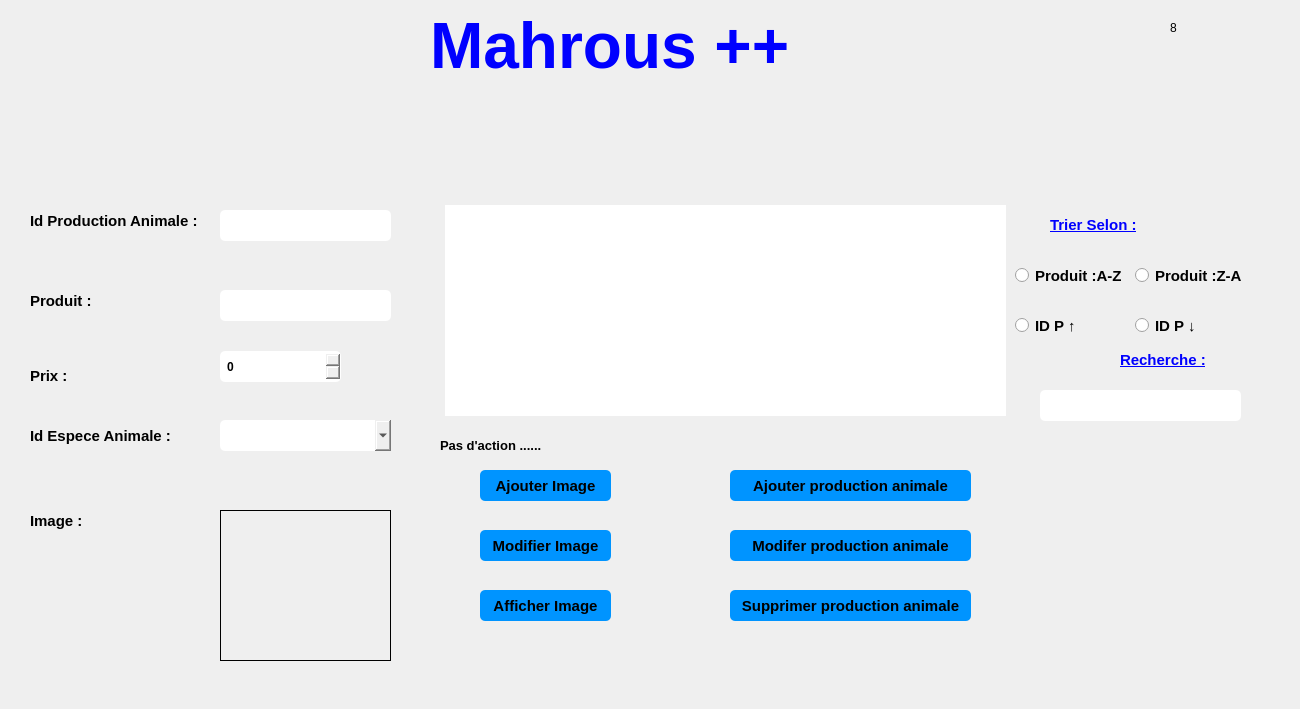
   <widget class="QWidget" name="page_9">
    <widget class="QLabel" name="label_81">
     <property name="geometry">
      <rect>
       <x>1170</x>
       <y>20</y>
       <width>16</width>
       <height>16</height>
      </rect>
     </property>
     <property name="text">
      <string>8</string>
     </property>
    </widget>
    <widget class="QPushButton" name="pushButton_83">
     <property name="geometry">
      <rect>
       <x>20</x>
       <y>160</y>
       <width>41</width>
       <height>31</height>
      </rect>
     </property>
     <property name="styleSheet">
      <string notr="true">QPushButton { border: none;image :url(A:/integration/integration final/back (5).png);}
QPushButton:hover
{
border: none;image :url(A:/integration/integration final/back (6).png);
}
</string>
     </property>
     <property name="text">
      <string/>
     </property>
    </widget>
    <widget class="QLabel" name="label_82">
     <property name="geometry">
      <rect>
       <x>440</x>
       <y>430</y>
       <width>381</width>
       <height>31</height>
      </rect>
     </property>
     <property name="font">
      <font>
       <pointsize>10</pointsize>
       <weight>75</weight>
       <bold>true</bold>
      </font>
     </property>
     <property name="text">
      <string>Pas d'action ......</string>
     </property>
    </widget>
    <widget class="QTableView" name="afficher_productionanimaux">
     <property name="geometry">
      <rect>
       <x>440</x>
       <y>200</y>
       <width>571</width>
       <height>221</height>
      </rect>
     </property>
     <property name="styleSheet">
      <string notr="true">QScrollBar:vertical {
                 background: #0094ff;
                }
                QScrollBar:horizontal {
                 background: #0094ff;
                }

QTableView  
{  
  qproperty-currentItemBackground: #cccccc;  
padding: 5px;
border-radius: 5px;

font-weight: bold;
}



</string>
     </property>
    </widget>
    <widget class="QLabel" name="label_84">
     <property name="geometry">
      <rect>
       <x>30</x>
       <y>420</y>
       <width>151</width>
       <height>31</height>
      </rect>
     </property>
     <property name="font">
      <font>
       <pointsize>11</pointsize>
       <weight>75</weight>
       <bold>true</bold>
      </font>
     </property>
     <property name="text">
      <string>Id Espece Animale :</string>
     </property>
    </widget>
    <widget class="QRadioButton" name="radioButton_35">
     <property name="geometry">
      <rect>
       <x>1130</x>
       <y>310</y>
       <width>121</width>
       <height>31</height>
      </rect>
     </property>
     <property name="font">
      <font>
       <pointsize>11</pointsize>
       <weight>75</weight>
       <bold>true</bold>
      </font>
     </property>
     <property name="styleSheet">
      <string notr="true">
padding: 5px;
border-radius: 5px;

font-weight: bold;
</string>
     </property>
     <property name="text">
      <string>ID P ↓</string>
     </property>
    </widget>
    <widget class="QLabel" name="label_85">
     <property name="geometry">
      <rect>
       <x>30</x>
       <y>510</y>
       <width>61</width>
       <height>21</height>
      </rect>
     </property>
     <property name="font">
      <font>
       <pointsize>11</pointsize>
       <weight>75</weight>
       <bold>true</bold>
      </font>
     </property>
     <property name="text">
      <string>Image :</string>
     </property>
    </widget>
    <widget class="QPushButton" name="pushButton_84">
     <property name="geometry">
      <rect>
       <x>1050</x>
       <y>350</y>
       <width>51</width>
       <height>31</height>
      </rect>
     </property>
     <property name="font">
      <font>
       <pointsize>11</pointsize>
       <weight>75</weight>
       <bold>true</bold>
      </font>
     </property>
     <property name="styleSheet">
      <string notr="true">QPushButton { border: none;image :url(C:/Users/ASUS/Downloads/loupe.png);}
</string>
     </property>
     <property name="text">
      <string/>
     </property>
    </widget>
    <widget class="QLabel" name="label_86">
     <property name="geometry">
      <rect>
       <x>1050</x>
       <y>215</y>
       <width>101</width>
       <height>21</height>
      </rect>
     </property>
     <property name="font">
      <font>
       <pointsize>11</pointsize>
       <weight>75</weight>
       <bold>true</bold>
       <underline>true</underline>
      </font>
     </property>
     <property name="text">
      <string>&lt;html&gt;&lt;head/&gt;&lt;body&gt;&lt;p&gt;&lt;span style=&quot; color:#0000ff;&quot;&gt;Trier Selon :&lt;/span&gt;&lt;/p&gt;&lt;/body&gt;&lt;/html&gt;</string>
     </property>
    </widget>
    <widget class="QPushButton" name="pushButton_85">
     <property name="geometry">
      <rect>
       <x>730</x>
       <y>590</y>
       <width>241</width>
       <height>31</height>
      </rect>
     </property>
     <property name="font">
      <font>
       <pointsize>11</pointsize>
       <weight>75</weight>
       <bold>true</bold>
      </font>
     </property>
     <property name="styleSheet">
      <string notr="true">QPushButton {
padding: 5px;
border-radius: 5px;
background-color:#0094ff;
font-weight: bold;
}
QPushButton:hover
{
color :white;
}</string>
     </property>
     <property name="text">
      <string>Supprimer production animale</string>
     </property>
    </widget>
    <widget class="QComboBox" name="comboBox_idespece">
     <property name="geometry">
      <rect>
       <x>220</x>
       <y>420</y>
       <width>171</width>
       <height>31</height>
      </rect>
     </property>
     <property name="styleSheet">
      <string notr="true">
padding: 5px;
border-radius: 5px;

font-weight: bold;
</string>
     </property>
    </widget>
    <widget class="QPushButton" name="pushButton_86">
     <property name="geometry">
      <rect>
       <x>1090</x>
       <y>440</y>
       <width>71</width>
       <height>71</height>
      </rect>
     </property>
     <property name="font">
      <font>
       <pointsize>11</pointsize>
       <weight>75</weight>
       <bold>true</bold>
      </font>
     </property>
     <property name="styleSheet">
      <string notr="true">QPushButton { border: none;image :url(C:/Users/ASUS/Downloads/bars (2).png);}
QPushButton:hover
{
border: none;image :url(C:/Users/ASUS/Downloads/bars (1).png);
}
</string>
     </property>
     <property name="text">
      <string/>
     </property>
    </widget>
    <widget class="QLineEdit" name="cx_idpa">
     <property name="geometry">
      <rect>
       <x>220</x>
       <y>210</y>
       <width>171</width>
       <height>31</height>
      </rect>
     </property>
     <property name="styleSheet">
      <string notr="true">QLineEdit {
padding: 5px;
border-radius: 5px;

font-weight: bold;
}</string>
     </property>
    </widget>
    <widget class="QLabel" name="label_87">
     <property name="geometry">
      <rect>
       <x>30</x>
       <y>360</y>
       <width>131</width>
       <height>31</height>
      </rect>
     </property>
     <property name="font">
      <font>
       <pointsize>11</pointsize>
       <weight>75</weight>
       <bold>true</bold>
      </font>
     </property>
     <property name="text">
      <string>Prix :</string>
     </property>
    </widget>
    <widget class="QLabel" name="photo_4">
     <property name="geometry">
      <rect>
       <x>220</x>
       <y>510</y>
       <width>171</width>
       <height>151</height>
      </rect>
     </property>
     <property name="frameShape">
      <enum>QFrame::Box</enum>
     </property>
     <property name="text">
      <string/>
     </property>
    </widget>
    <widget class="QLabel" name="chemin_4">
     <property name="geometry">
      <rect>
       <x>220</x>
       <y>660</y>
       <width>391</width>
       <height>20</height>
      </rect>
     </property>
     <property name="text">
      <string/>
     </property>
    </widget>
    <widget class="QPushButton" name="pushButton_87">
     <property name="geometry">
      <rect>
       <x>480</x>
       <y>530</y>
       <width>131</width>
       <height>31</height>
      </rect>
     </property>
     <property name="font">
      <font>
       <pointsize>11</pointsize>
       <weight>75</weight>
       <bold>true</bold>
      </font>
     </property>
     <property name="styleSheet">
      <string notr="true">QPushButton {
padding: 5px;
border-radius: 5px;
background-color:#0094ff;
font-weight: bold;
}
QPushButton:hover
{
color :white;
}</string>
     </property>
     <property name="text">
      <string>Modifier Image</string>
     </property>
    </widget>
    <widget class="QLineEdit" name="recherche_4">
     <property name="geometry">
      <rect>
       <x>1040</x>
       <y>390</y>
       <width>201</width>
       <height>31</height>
      </rect>
     </property>
     <property name="styleSheet">
      <string notr="true">QLineEdit {
padding: 5px;
border-radius: 5px;

font-weight: bold;
}</string>
     </property>
    </widget>
    <widget class="QPushButton" name="pushButton_88">
     <property name="geometry">
      <rect>
       <x>640</x>
       <y>470</y>
       <width>61</width>
       <height>61</height>
      </rect>
     </property>
     <property name="font">
      <font>
       <pointsize>11</pointsize>
       <weight>75</weight>
       <bold>true</bold>
      </font>
     </property>
     <property name="styleSheet">
      <string notr="true">QPushButton { border: none;image :url(C:/Users/ASUS/Downloads/repeat (1).png);}
QPushButton:hover
{
border: none;image :url(C:/Users/ASUS/Downloads/repeat (2).png);
}
</string>
     </property>
     <property name="text">
      <string/>
     </property>
    </widget>
    <widget class="QPushButton" name="pushButton_89">
     <property name="geometry">
      <rect>
       <x>480</x>
       <y>470</y>
       <width>131</width>
       <height>31</height>
      </rect>
     </property>
     <property name="font">
      <font>
       <pointsize>11</pointsize>
       <weight>75</weight>
       <bold>true</bold>
      </font>
     </property>
     <property name="styleSheet">
      <string notr="true">QPushButton {
padding: 5px;
border-radius: 5px;
background-color:#0094ff;
font-weight: bold;
}
QPushButton:hover
{
color :white;
}</string>
     </property>
     <property name="text">
      <string>Ajouter Image</string>
     </property>
    </widget>
    <widget class="QPushButton" name="pushButton_90">
     <property name="geometry">
      <rect>
       <x>1170</x>
       <y>570</y>
       <width>71</width>
       <height>71</height>
      </rect>
     </property>
     <property name="font">
      <font>
       <pointsize>11</pointsize>
       <weight>75</weight>
       <bold>true</bold>
      </font>
     </property>
     <property name="styleSheet">
      <string notr="true">QPushButton { border: none;image :url(C:/Users/ASUS/Downloads/pdf (1).png);}
QPushButton:hover
{
border: none;image :url(C:/Users/ASUS/Downloads/multimedia (1).png);
}
</string>
     </property>
     <property name="text">
      <string/>
     </property>
    </widget>
    <widget class="QPushButton" name="pushButton_91">
     <property name="geometry">
      <rect>
       <x>730</x>
       <y>530</y>
       <width>241</width>
       <height>31</height>
      </rect>
     </property>
     <property name="font">
      <font>
       <pointsize>11</pointsize>
       <weight>75</weight>
       <bold>true</bold>
      </font>
     </property>
     <property name="styleSheet">
      <string notr="true">QPushButton {
padding: 5px;
border-radius: 5px;
background-color:#0094ff;
font-weight: bold;
}
QPushButton:hover
{
color :white;
}</string>
     </property>
     <property name="text">
      <string>Modifer production animale</string>
     </property>
    </widget>
    <widget class="QLineEdit" name="cx_ppa">
     <property name="geometry">
      <rect>
       <x>220</x>
       <y>290</y>
       <width>171</width>
       <height>31</height>
      </rect>
     </property>
     <property name="styleSheet">
      <string notr="true">QLineEdit {
padding: 5px;
border-radius: 5px;

font-weight: bold;
}</string>
     </property>
    </widget>
    <widget class="QRadioButton" name="radioButton_36">
     <property name="geometry">
      <rect>
       <x>1010</x>
       <y>260</y>
       <width>121</width>
       <height>31</height>
      </rect>
     </property>
     <property name="font">
      <font>
       <pointsize>11</pointsize>
       <weight>75</weight>
       <bold>true</bold>
      </font>
     </property>
     <property name="styleSheet">
      <string notr="true">
padding: 5px;
border-radius: 5px;

font-weight: bold;
</string>
     </property>
     <property name="text">
      <string>Produit :A-Z</string>
     </property>
    </widget>
    <widget class="QRadioButton" name="radioButton_37">
     <property name="geometry">
      <rect>
       <x>1130</x>
       <y>260</y>
       <width>131</width>
       <height>31</height>
      </rect>
     </property>
     <property name="font">
      <font>
       <pointsize>11</pointsize>
       <weight>75</weight>
       <bold>true</bold>
      </font>
     </property>
     <property name="styleSheet">
      <string notr="true">
padding: 5px;
border-radius: 5px;

font-weight: bold;
</string>
     </property>
     <property name="text">
      <string>Produit :Z-A</string>
     </property>
    </widget>
    <widget class="QPushButton" name="pushButton_92">
     <property name="geometry">
      <rect>
       <x>730</x>
       <y>470</y>
       <width>241</width>
       <height>31</height>
      </rect>
     </property>
     <property name="font">
      <font>
       <pointsize>11</pointsize>
       <weight>75</weight>
       <bold>true</bold>
      </font>
     </property>
     <property name="styleSheet">
      <string notr="true">QPushButton {
padding: 5px;
border-radius: 5px;
background-color:#0094ff;
font-weight: bold;
}
QPushButton:hover
{
color :white;
}</string>
     </property>
     <property name="text">
      <string>Ajouter production animale</string>
     </property>
    </widget>
    <widget class="QLabel" name="label_88">
     <property name="geometry">
      <rect>
       <x>30</x>
       <y>205</y>
       <width>181</width>
       <height>31</height>
      </rect>
     </property>
     <property name="font">
      <font>
       <pointsize>11</pointsize>
       <weight>75</weight>
       <bold>true</bold>
      </font>
     </property>
     <property name="text">
      <string>Id Production Animale :</string>
     </property>
     <property name="buddy">
      <cstring>cx_idp</cstring>
     </property>
    </widget>
    <widget class="QLabel" name="label_89">
     <property name="geometry">
      <rect>
       <x>30</x>
       <y>290</y>
       <width>111</width>
       <height>21</height>
      </rect>
     </property>
     <property name="font">
      <font>
       <pointsize>11</pointsize>
       <weight>75</weight>
       <bold>true</bold>
      </font>
     </property>
     <property name="text">
      <string>Produit :</string>
     </property>
     <property name="buddy">
      <cstring>cx_ppa</cstring>
     </property>
    </widget>
    <widget class="QRadioButton" name="radioButton_38">
     <property name="geometry">
      <rect>
       <x>1010</x>
       <y>310</y>
       <width>121</width>
       <height>31</height>
      </rect>
     </property>
     <property name="font">
      <font>
       <pointsize>11</pointsize>
       <weight>75</weight>
       <bold>true</bold>
      </font>
     </property>
     <property name="styleSheet">
      <string notr="true">
padding: 5px;
border-radius: 5px;

font-weight: bold;
</string>
     </property>
     <property name="text">
      <string>ID P ↑ </string>
     </property>
    </widget>
    <widget class="QPushButton" name="pushButton_93">
     <property name="geometry">
      <rect>
       <x>480</x>
       <y>590</y>
       <width>131</width>
       <height>31</height>
      </rect>
     </property>
     <property name="font">
      <font>
       <pointsize>11</pointsize>
       <weight>75</weight>
       <bold>true</bold>
      </font>
     </property>
     <property name="styleSheet">
      <string notr="true">QPushButton {
padding: 5px;
border-radius: 5px;
background-color:#0094ff;
font-weight: bold;
}
QPushButton:hover
{
color :white;
}</string>
     </property>
     <property name="text">
      <string>Afficher Image</string>
     </property>
    </widget>
    <widget class="QLabel" name="label_168">
     <property name="geometry">
      <rect>
       <x>0</x>
       <y>0</y>
       <width>1291</width>
       <height>700</height>
      </rect>
     </property>
     <property name="text">
      <string/>
     </property>
     <property name="pixmap">
      <pixmap>../../../../PROJET QT/qt/template.png</pixmap>
     </property>
    </widget>
    <widget class="QLabel" name="label_180">
     <property name="geometry">
      <rect>
       <x>430</x>
       <y>10</y>
       <width>411</width>
       <height>71</height>
      </rect>
     </property>
     <property name="text">
      <string>&lt;html&gt;&lt;head/&gt;&lt;body&gt;&lt;p&gt;&lt;span style=&quot; font-size:48pt; font-weight:600; color:#0000ff;&quot;&gt;Mahrous ++&lt;/span&gt;&lt;/p&gt;&lt;/body&gt;&lt;/html&gt;</string>
     </property>
    </widget>
    <widget class="QPushButton" name="pushButton_206">
     <property name="geometry">
      <rect>
       <x>1170</x>
       <y>440</y>
       <width>71</width>
       <height>71</height>
      </rect>
     </property>
     <property name="styleSheet">
      <string notr="true">QPushButton { border: none;image :url(C:/Users/ASUS/Downloads/file.png);}
QPushButton:hover
{
border: none;image :url(C:/Users/ASUS/Downloads/file (1).png);
}

</string>
     </property>
     <property name="text">
      <string/>
     </property>
    </widget>
    <widget class="QLabel" name="label_209">
     <property name="geometry">
      <rect>
       <x>1120</x>
       <y>350</y>
       <width>101</width>
       <height>21</height>
      </rect>
     </property>
     <property name="font">
      <font>
       <pointsize>11</pointsize>
       <weight>75</weight>
       <bold>true</bold>
       <underline>true</underline>
      </font>
     </property>
     <property name="text">
      <string>&lt;html&gt;&lt;head/&gt;&lt;body&gt;&lt;p&gt;&lt;span style=&quot; color:#0000ff;&quot;&gt;Recherche :&lt;/span&gt;&lt;/p&gt;&lt;/body&gt;&lt;/html&gt;</string>
     </property>
    </widget>
    <widget class="QLabel" name="label_210">
     <property name="geometry">
      <rect>
       <x>350</x>
       <y>350</y>
       <width>41</width>
       <height>31</height>
      </rect>
     </property>
     <property name="styleSheet">
      <string notr="true">image :url(C:/Users/ASUS/Downloads/flat.png);</string>
     </property>
     <property name="text">
      <string/>
     </property>
    </widget>
    <widget class="QLabel" name="label_232">
     <property name="geometry">
      <rect>
       <x>980</x>
       <y>590</y>
       <width>31</width>
       <height>31</height>
      </rect>
     </property>
     <property name="styleSheet">
      <string notr="true">image:url(C:/Users/ASUS/Downloads/delete.png)</string>
     </property>
     <property name="text">
      <string/>
     </property>
    </widget>
    <widget class="QLabel" name="label_246">
     <property name="geometry">
      <rect>
       <x>980</x>
       <y>470</y>
       <width>31</width>
       <height>31</height>
      </rect>
     </property>
     <property name="styleSheet">
      <string notr="true">image:url(C:/Users/ASUS/Downloads/plus.png)</string>
     </property>
     <property name="text">
      <string/>
     </property>
    </widget>
    <widget class="QLabel" name="label_265">
     <property name="geometry">
      <rect>
       <x>980</x>
       <y>530</y>
       <width>31</width>
       <height>31</height>
      </rect>
     </property>
     <property name="styleSheet">
      <string notr="true">image:url(A:/integration/integration final/modif.png)</string>
     </property>
     <property name="text">
      <string/>
     </property>
    </widget>
    <widget class="QLabel" name="label_280">
     <property name="geometry">
      <rect>
       <x>430</x>
       <y>530</y>
       <width>41</width>
       <height>31</height>
      </rect>
     </property>
     <property name="styleSheet">
      <string notr="true">image:url(A:/integration/integration final/modifier image.png)</string>
     </property>
     <property name="text">
      <string/>
     </property>
    </widget>
    <widget class="QLabel" name="label_281">
     <property name="geometry">
      <rect>
       <x>430</x>
       <y>470</y>
       <width>41</width>
       <height>31</height>
      </rect>
     </property>
     <property name="styleSheet">
      <string notr="true">image:url(A:/integration/integration final/ajouter image.png)</string>
     </property>
     <property name="text">
      <string/>
     </property>
    </widget>
    <widget class="QLabel" name="label_208">
     <property name="geometry">
      <rect>
       <x>120</x>
       <y>510</y>
       <width>47</width>
       <height>41</height>
      </rect>
     </property>
     <property name="styleSheet">
      <string notr="true">image :url(A:/integration/integration final/image.png);</string>
     </property>
     <property name="text">
      <string/>
     </property>
    </widget>
    <widget class="QLabel" name="label_282">
     <property name="geometry">
      <rect>
       <x>430</x>
       <y>590</y>
       <width>41</width>
       <height>31</height>
      </rect>
     </property>
     <property name="styleSheet">
      <string notr="true">image:url(A:/integration/integration final/afficher image.png)</string>
     </property>
     <property name="text">
      <string/>
     </property>
    </widget>
    <widget class="QSpinBox" name="cx_prix">
     <property name="geometry">
      <rect>
       <x>220</x>
       <y>351</y>
       <width>121</width>
       <height>31</height>
      </rect>
     </property>
     <property name="styleSheet">
      <string notr="true">
padding: 5px;
border-radius: 5px;

font-weight: bold;
</string>
     </property>
     <property name="maximum">
      <number>1000</number>
     </property>
    </widget>
    <widget class="QLabel" name="text_idpa">
     <property name="geometry">
      <rect>
       <x>220</x>
       <y>250</y>
       <width>141</width>
       <height>16</height>
      </rect>
     </property>
     <property name="text">
      <string/>
     </property>
    </widget>
    <widget class="QLabel" name="remarque_idpa">
     <property name="geometry">
      <rect>
       <x>400</x>
       <y>220</y>
       <width>21</width>
       <height>21</height>
      </rect>
     </property>
     <property name="text">
      <string/>
     </property>
    </widget>
    <widget class="QLabel" name="text_produit">
     <property name="geometry">
      <rect>
       <x>220</x>
       <y>330</y>
       <width>161</width>
       <height>16</height>
      </rect>
     </property>
     <property name="text">
      <string/>
     </property>
    </widget>
    <widget class="QLabel" name="remarque_produit">
     <property name="geometry">
      <rect>
       <x>400</x>
       <y>293</y>
       <width>21</width>
       <height>21</height>
      </rect>
     </property>
     <property name="text">
      <string/>
     </property>
    </widget>
    <widget class="QLabel" name="text_prixpa">
     <property name="geometry">
      <rect>
       <x>220</x>
       <y>390</y>
       <width>141</width>
       <height>16</height>
      </rect>
     </property>
     <property name="text">
      <string/>
     </property>
    </widget>
    <widget class="QLabel" name="remarque_prixpa">
     <property name="geometry">
      <rect>
       <x>400</x>
       <y>360</y>
       <width>21</width>
       <height>20</height>
      </rect>
     </property>
     <property name="text">
      <string/>
     </property>
    </widget>
    <widget class="QLabel" name="text_imagepa">
     <property name="geometry">
      <rect>
       <x>30</x>
       <y>590</y>
       <width>171</width>
       <height>16</height>
      </rect>
     </property>
     <property name="text">
      <string/>
     </property>
    </widget>
    <widget class="QLabel" name="remarque_imagepa">
     <property name="geometry">
      <rect>
       <x>400</x>
       <y>564</y>
       <width>21</width>
       <height>20</height>
      </rect>
     </property>
     <property name="text">
      <string/>
     </property>
    </widget>
    <zorder>label_168</zorder>
    <zorder>label_81</zorder>
    <zorder>pushButton_83</zorder>
    <zorder>label_82</zorder>
    <zorder>afficher_productionanimaux</zorder>
    <zorder>label_84</zorder>
    <zorder>radioButton_35</zorder>
    <zorder>label_85</zorder>
    <zorder>pushButton_84</zorder>
    <zorder>label_86</zorder>
    <zorder>pushButton_85</zorder>
    <zorder>comboBox_idespece</zorder>
    <zorder>pushButton_86</zorder>
    <zorder>cx_idpa</zorder>
    <zorder>label_87</zorder>
    <zorder>photo_4</zorder>
    <zorder>chemin_4</zorder>
    <zorder>pushButton_87</zorder>
    <zorder>recherche_4</zorder>
    <zorder>pushButton_88</zorder>
    <zorder>pushButton_89</zorder>
    <zorder>pushButton_90</zorder>
    <zorder>pushButton_91</zorder>
    <zorder>cx_ppa</zorder>
    <zorder>radioButton_36</zorder>
    <zorder>radioButton_37</zorder>
    <zorder>pushButton_92</zorder>
    <zorder>label_88</zorder>
    <zorder>label_89</zorder>
    <zorder>radioButton_38</zorder>
    <zorder>pushButton_93</zorder>
    <zorder>label_180</zorder>
    <zorder>pushButton_206</zorder>
    <zorder>label_209</zorder>
    <zorder>label_210</zorder>
    <zorder>label_232</zorder>
    <zorder>label_246</zorder>
    <zorder>label_265</zorder>
    <zorder>label_280</zorder>
    <zorder>label_281</zorder>
    <zorder>label_208</zorder>
    <zorder>label_282</zorder>
    <zorder>cx_prix</zorder>
    <zorder>text_idpa</zorder>
    <zorder>remarque_idpa</zorder>
    <zorder>text_produit</zorder>
    <zorder>remarque_produit</zorder>
    <zorder>text_prixpa</zorder>
    <zorder>remarque_prixpa</zorder>
    <zorder>text_imagepa</zorder>
    <zorder>remarque_imagepa</zorder>
   </widget>
